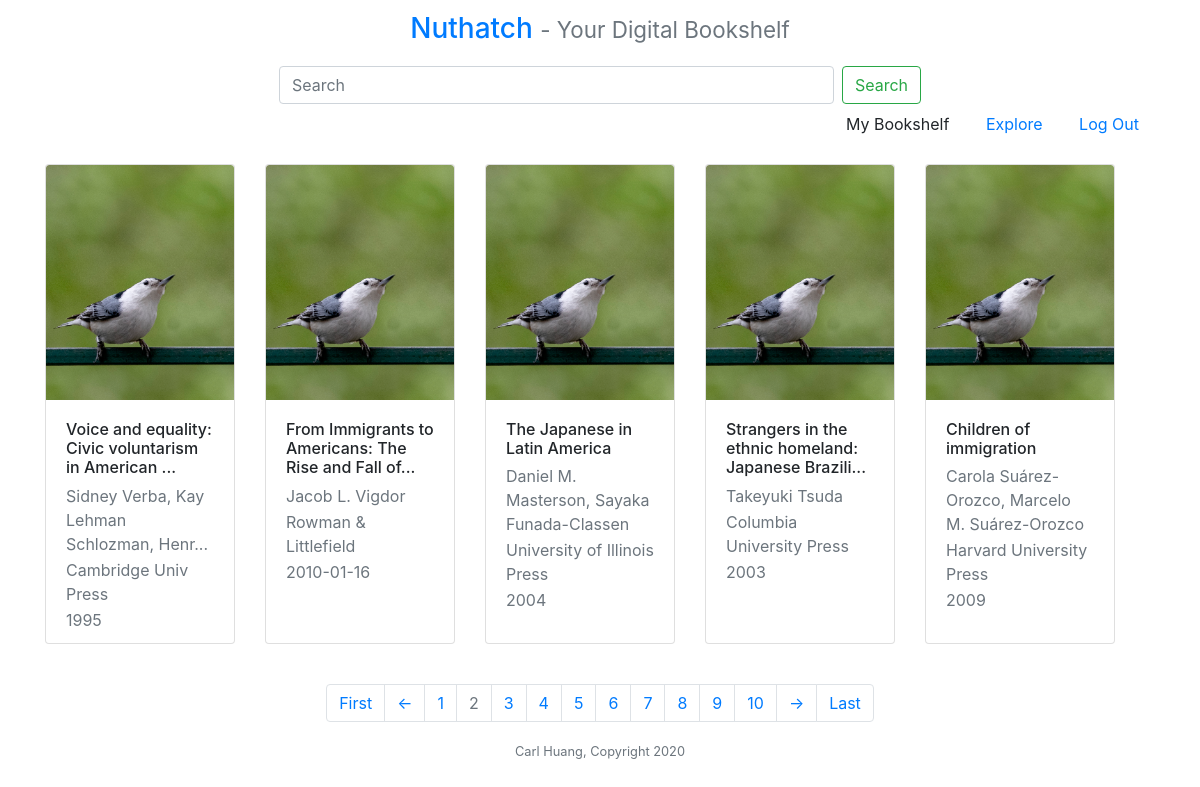
The page /bookshelf?page=2 (signed in) on the database its author committed.
### models.py (models this page shows, shortened)
class Book(db.Model):
	id = db.Column(db.Integer, primary_key=True)
	zotero_key = db.Column(db.String(140))
	title = db.Column(db.String(140))
	author = db.Column(db.String(140))
	publisher = db.Column(db.String(140))
	language = db.Column(db.String(140))
	year = db.Column(db.Integer)
	isbn = db.Column(db.Integer)
	user_id = db.Column(db.Integer, db.ForeignKey('user.id'))
	timestamp = db.Column(db.DateTime, index=True, default=datetime.utcnow)

### app.py (the view)
@app.route('/bookshelf')
@login_required
def bookshelf():
    if current_user.zoter_api != '' and current_user.zotero_sync_version != '':
        page = request.args.get('page', 1, type=int)
        books = current_user.user_books().paginate(page ,app.config['POSTS_PER_PAGE'], False)
        return render_template('bookshelf.html', title='My Bookshelf',
            booklist=books.items,
            page=page,
            lastpage = (len(current_user.user_books().all())//app.config['POSTS_PER_PAGE'])+1)
    elif current_user.zoter_api != '':
        return redirect(url_for('sync'))
    else:
        flash('{}, you might want to complete Zotero authentication for your books to be displayed here!'.format(current_user.username))
    return render_template('bookshelf.html', title='Nuthatch')

### models.py (called while the page is built)
@login.user_loader
def load_user(id):
    return User.query.get(int(id))

	def user_books(self):
		return Book.query.filter(Book.user_id == self.username) # returns a query item for pagination

### templates/bookshelf.html (shortened to what this page needs)
{% extends "base.html" %}
{% block searchbar %}
<form class="form-inline my-2 my-lg-0 ml-auto justify-content-center"
  method="get"
  action="{{ url_for('search')}}">
  {% if keyword %}
        <input class="form-control mr-sm-2 col-6" type="search" placeholder=Search aria-label="Search" name="keyword" id="searchbox" value={{keyword}}>
    {% else %}
        <input class="form-control mr-sm-2 col-6" type="search" placeholder="Search" aria-label="Search" name="keyword" id="searchbox">
    {% endif %}
        <button class="btn btn-outline-success my-2 my-sm-0" type="submit">Search</button>
</form>
{% endblock%}
{% block app_content %}
	<div class="card-deck w-100">
	{% for book in booklist %}
		<div class="card" style="flex: 1 0 15%; overflow: hidden; margin-bottom: 5vh; width: 190px; max-width: 190px; min-width: 190px; height: 480px;">
		  <img class="card-img-top" src='../static/images/book-cover-1.jpg' alt="Card image cap" id={{ book.isbn }}>
		  <div class="card-body">
		  	<h6 class="card-title">
		  		{% if book.title|length < 50 %}
		  			{{ book.title}}
		  		{% else %}
		  		    {{ book.title[:50]  + '...' }}
		  		{% endif %}
		  	</h6>
			<p class="card-subtitle mb-2 text-muted">
				{% if book.author|length < 50 %}
		  			{{ book.author}}
		  		{% else %}
		  		    {{ book.author[:40]  + '...' }}
		  		{% endif %}
			</p>
			<p class="card-subtitle mb-2 text-muted">{{ book.publisher }}</p>
			<p class="card-subtitle mb-2 text-muted">{{ book.year }}</p>
		  </div>
		</div>
	{% endfor %}
	</div>
	<div class="footNav d-flex justify-content-center">
    {% if current_user.zotero_sync_version != '' %}
    <nav aria-label="Page navigation example">
	  <ul class="pagination">
	  	{% if page > 1 %}
	    	<li class="page-item"><a class="page-link" href={{url_for('bookshelf', page=1)}}>First</a></li>
	    	<li class="page-item"><a id='prev' class="page-link" href={{url_for('bookshelf', page=page-1)}}>←</a></li>
	    {% else %}
	    	<li class="page-item disabled"><a class="page-link" href={{url_for('bookshelf', page=1)}}>First</a></li>
	    	<li class="page-item disabled"><a class="page-link" href={{url_for('bookshelf', page=page-1)}}>←</a></li>
	    {% endif %}
	    {% for i in range((page-1)//10*10+1,(page-1)//10*10+11) %}
	    	{% if i <= lastpage %}
				{% if i != page %}
					<li class="page-item"><a class="page-link" href={{url_for('bookshelf', page=i)}}>{{i}}</a></li>
				{% else %}
					<li class="page-item disabled"><a class="page-link" href="#", page=i)}}>{{i}}</a></li>
				{% endif %}
			{% endif %}
		{% endfor %}
		{% if page < lastpage %}
		<li class="page-item"><a id='next' class="page-link" href={{url_for('bookshelf', page=page+1)}}>→</a></li>
	    <li class="page-item"><a class="page-link" href={{url_for('bookshelf', page=lastpage)}}>Last</a></li>
	    {% endif %}
		</ul>
	</nav>
	{% elif current_user.zoter_api == '' %}
	    <a href={{url_for('auth')}}>Start Authentication Now!</a>
	{% else %}
		<span>You are in a weird situation.</span>
	{% endif %}
{% endblock %}

### rows shown on the page
Book: title "Voice and equality: Civic voluntarism in American ...", author "Sidney Verba, Kay Lehman Schlozman, Henr...", publisher "Cambridge Univ Press", year "1995"
Book: title "From Immigrants to Americans: The Rise and Fall of...", author "Jacob L. Vigdor", publisher "Rowman & Littlefield", year "2010-01-16"
Book: title "The Japanese in Latin America", author "Daniel M. Masterson, Sayaka Funada-Classen", publisher "University of Illinois Press", year "2004"
Book: title "Strangers in the ethnic homeland: Japanese Brazili...", author "Takeyuki Tsuda", publisher "Columbia University Press", year "2003"
Book: title "Children of immigration", author "Carola Suárez-Orozco, Marcelo M. Suárez-Orozco", publisher "Harvard University Press", year "2009"

### other values the page prints
{{ i }} "1" "3" "4" "5" "6" "7" "8" "9" "10"
{{ i }} "2"
